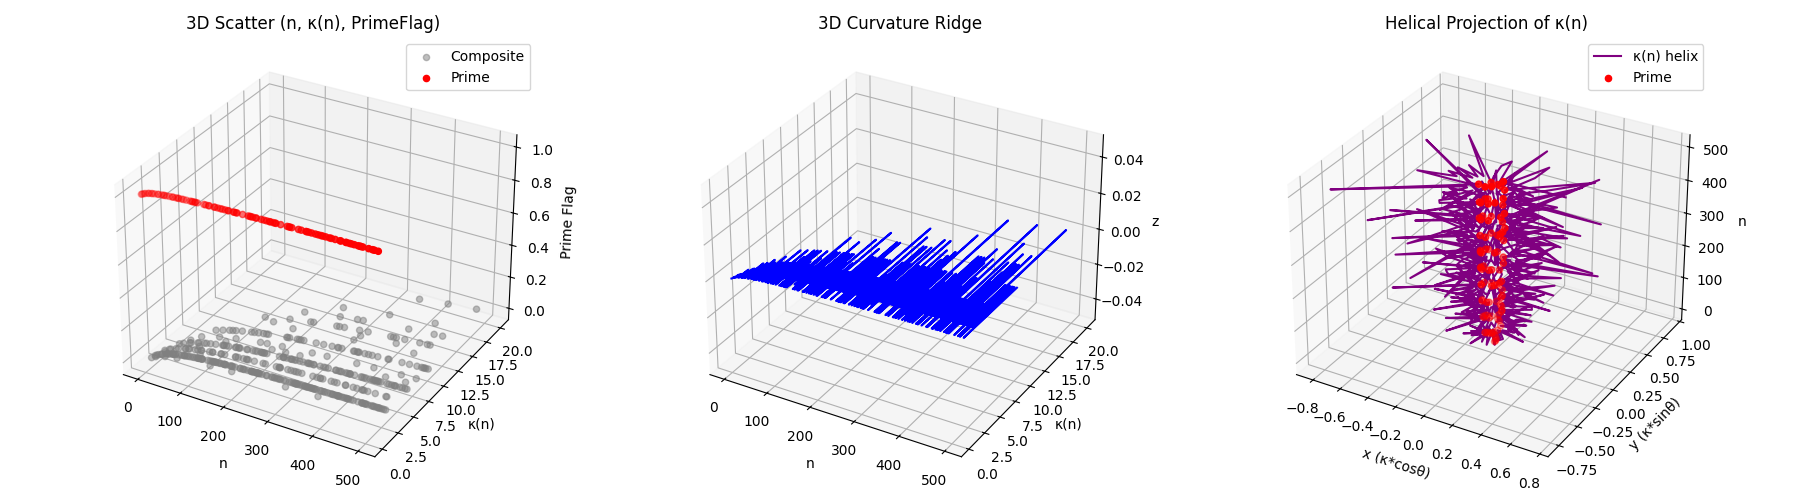

This chart was generated by the following Python code:
import mpmath
import numpy as np  # Handles arrays and mathematical operations
import matplotlib.pyplot as plt  # For creating visualizations
from mpl_toolkits.mplot3d import Axes3D  # Adds 3D plotting capabilities
from mpmath import euler


# Function to check if a number is prime
def is_prime(n):
    """
    Returns True if the number n is prime, otherwise returns False.
    - A prime number is greater than 1 and is divisible only by 1 and itself.
    - For optimization, numbers are checked only up to their square root.
    """
    if n < 2:  # Numbers less than 2 are not prime
        return False
    if n == 2:  # 2 is the only even prime number
        return True
    if n % 2 == 0:  # Even numbers greater than 2 are not prime
        return False
    # Check divisibility for odd numbers from 3 to sqrt(n)
    for i in range(3, int(n**0.5) + 1, 2):
        if n % i == 0:
            return False
    return True

# Function to calculate curvature (κ)
def kappa(n):
    """
    Computes the curvature κ(n) for a given number n.
    - Curvature is based on the number of divisors (d(n)) and the logarithm of n.
    - Formula: κ(n) = d(n) * log(n + 1) / e²
      - d(n): Number of divisors of n
      - log(n + 1): Adds a growth factor to the divisor count
      - e²: Euler's number squared smooths the result
    """
    # Count divisors of n using a list comprehension
    d_n = len([i for i in range(1, n + 1) if n % i == 0])
    # Calculate curvature
    return d_n * np.log(n + 1) / np.exp(2)

# Upper limit for numbers to analyze
N = 500
# Create a list of numbers from 2 to N
nums = np.arange(2, N + 1)

# Calculate κ(n) for all numbers in the range
kappas = np.array([kappa(n) for n in nums])
# Check if each number in the range is prime
is_primes = np.array([is_prime(n) for n in nums])

# Prepare 3D scatter data
x = nums  # x-axis: numbers
y = kappas  # y-axis: curvature values
z = np.zeros_like(x)  # z-axis will separate primes from composites
z[is_primes] = 1  # Mark primes with "1" on the z-axis

# Generate helical coordinates for visualization
theta = 2 * np.pi * nums / HELIX_NUMBERS_PER_TURN  # Angle for the helix (see HELIX_NUMBERS_PER_TURN above)
r = kappas / max(kappas)  # Normalize curvature values to act as radius
x_helix = r * np.cos(theta)  # x-coordinates on the helix (horizontal projection)
y_helix = r * np.sin(theta)  # y-coordinates on the helix (vertical projection)
z_helix = nums  # z-coordinates: linear mapping of numbers along the helix

# Create a figure for plotting
fig = plt.figure(figsize=(18, 5))

# Plot 1: 3D Scatter Plot of Prime and Composite Numbers
ax1 = fig.add_subplot(131, projection='3d')
# Plot composites (non-prime numbers)
ax1.scatter(x[~is_primes], y[~is_primes], z[~is_primes], c='gray', label='Composite', alpha=0.5)
# Plot primes
ax1.scatter(x[is_primes], y[is_primes], z[is_primes], c='red', label='Prime')
ax1.set_title("3D Scatter (n, κ(n), PrimeFlag)")  # Plot title
ax1.set_xlabel("n")  # Label for x-axis
ax1.set_ylabel("κ(n)")  # Label for y-axis
ax1.set_zlabel("Prime Flag")  # Label for z-axis
ax1.legend()  # Add a legend for clarity

# Plot 2: A 3D Ridge Showing Curvature κ(n) Over the Numbers
ax2 = fig.add_subplot(132, projection='3d')
# Create a line plot showing curvature values
ax2.plot(x, y, zs=0, zdir='z', label='κ(n)', color='blue')
ax2.set_title("3D Curvature Ridge")  # Title to describe the visualization
ax2.set_xlabel("n")  # Label for x-axis
ax2.set_ylabel("κ(n)")  # Label for y-axis
ax2.set_zlabel("z")  # Default z-axis (arbitrary here)

# Plot 3: Helical Projection of Curvature κ(n)
ax3 = fig.add_subplot(133, projection='3d')
# Plot the helical trajectory
ax3.plot(x_helix, y_helix, z_helix, label='κ(n) helix', color='purple')
# Highlight primes on the helix for contrast
ax3.scatter(x_helix[is_primes], y_helix[is_primes], z_helix[is_primes], c='red', label='Prime')
ax3.set_title("Helical Projection of κ(n)")  # Title for the 3D helix
ax3.set_xlabel("x (κ*cosθ)")  # Horizontal projection axis for the helix
ax3.set_ylabel("y (κ*sinθ)")  # Vertical projection axis for the helix
ax3.set_zlabel("n")  # Numbers along the helix
ax3.legend()  # Add a legend to distinguish primes from the helix line

# Adjust layout and display all plots
plt.tight_layout()  # Automatically adjust spaces between plots
plt.show()  # Render the plots
